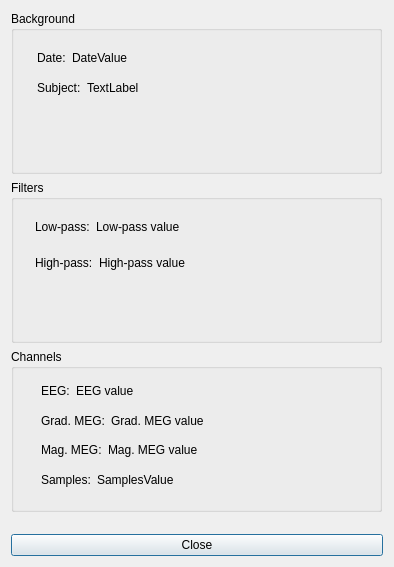
<?xml version="1.0" encoding="UTF-8"?>
<ui version="4.0">
 <class>infoDialog</class>
 <widget class="QDialog" name="infoDialog">
  <property name="geometry">
   <rect>
    <x>0</x>
    <y>0</y>
    <width>394</width>
    <height>567</height>
   </rect>
  </property>
  <property name="sizePolicy">
   <sizepolicy hsizetype="Preferred" vsizetype="Preferred">
    <horstretch>0</horstretch>
    <verstretch>0</verstretch>
   </sizepolicy>
  </property>
  <property name="windowTitle">
   <string>Measurement info</string>
  </property>
  <layout class="QVBoxLayout" name="verticalLayout_6">
   <item>
    <widget class="QScrollArea" name="scrollArea">
     <property name="frameShape">
      <enum>QFrame::NoFrame</enum>
     </property>
     <property name="widgetResizable">
      <bool>true</bool>
     </property>
     <widget class="QWidget" name="scrollAreaWidgetContents">
      <property name="geometry">
       <rect>
        <x>0</x>
        <y>0</y>
        <width>376</width>
        <height>520</height>
       </rect>
      </property>
      <property name="minimumSize">
       <size>
        <width>370</width>
        <height>510</height>
       </size>
      </property>
      <widget class="QWidget" name="layoutWidget">
       <property name="geometry">
        <rect>
         <x>0</x>
         <y>0</y>
         <width>371</width>
         <height>501</height>
        </rect>
       </property>
       <layout class="QVBoxLayout" name="verticalLayout_5">
        <item>
         <layout class="QVBoxLayout" name="verticalLayout">
          <item>
           <widget class="QGroupBox" name="metaBox">
            <property name="title">
             <string>Background</string>
            </property>
            <widget class="QWidget" name="layoutWidget">
             <property name="geometry">
              <rect>
               <x>26</x>
               <y>35</y>
               <width>271</width>
               <height>54</height>
              </rect>
             </property>
             <layout class="QVBoxLayout" name="verticalLayout_2">
              <item>
               <layout class="QGridLayout" name="gridLayout_3">
                <item row="0" column="0">
                 <widget class="QLabel" name="labelDate">
                  <property name="text">
                   <string>Date:</string>
                  </property>
                 </widget>
                </item>
                <item row="0" column="1">
                 <widget class="QLabel" name="labelDateValue">
                  <property name="sizePolicy">
                   <sizepolicy hsizetype="Expanding" vsizetype="Preferred">
                    <horstretch>0</horstretch>
                    <verstretch>0</verstretch>
                   </sizepolicy>
                  </property>
                  <property name="text">
                   <string>DateValue</string>
                  </property>
                 </widget>
                </item>
               </layout>
              </item>
              <item>
               <layout class="QHBoxLayout" name="horizontalLayout">
                <item>
                 <widget class="QLabel" name="labelSubject">
                  <property name="text">
                   <string>Subject:</string>
                  </property>
                 </widget>
                </item>
                <item>
                 <widget class="QLabel" name="labelSubjectValue">
                  <property name="sizePolicy">
                   <sizepolicy hsizetype="Expanding" vsizetype="Preferred">
                    <horstretch>0</horstretch>
                    <verstretch>0</verstretch>
                   </sizepolicy>
                  </property>
                  <property name="text">
                   <string>TextLabel</string>
                  </property>
                 </widget>
                </item>
               </layout>
              </item>
             </layout>
            </widget>
           </widget>
          </item>
          <item>
           <widget class="QGroupBox" name="filtersBox">
            <property name="title">
             <string>Filters</string>
            </property>
            <widget class="QWidget" name="layoutWidget">
             <property name="geometry">
              <rect>
               <x>24</x>
               <y>32</y>
               <width>272</width>
               <height>65</height>
              </rect>
             </property>
             <layout class="QVBoxLayout" name="verticalLayout_3">
              <item>
               <layout class="QHBoxLayout" name="horizontalLayout_3">
                <item>
                 <widget class="QLabel" name="labelLow">
                  <property name="lineWidth">
                   <number>1</number>
                  </property>
                  <property name="text">
                   <string>Low-pass:</string>
                  </property>
                  <property name="scaledContents">
                   <bool>true</bool>
                  </property>
                 </widget>
                </item>
                <item>
                 <widget class="QLabel" name="labelLowValue">
                  <property name="sizePolicy">
                   <sizepolicy hsizetype="Expanding" vsizetype="Preferred">
                    <horstretch>0</horstretch>
                    <verstretch>0</verstretch>
                   </sizepolicy>
                  </property>
                  <property name="text">
                   <string>Low-pass value</string>
                  </property>
                 </widget>
                </item>
               </layout>
              </item>
              <item>
               <layout class="QHBoxLayout" name="horizontalLayout_2">
                <item>
                 <widget class="QLabel" name="labelHigh">
                  <property name="text">
                   <string>High-pass:</string>
                  </property>
                 </widget>
                </item>
                <item>
                 <widget class="QLabel" name="labelHighValue">
                  <property name="sizePolicy">
                   <sizepolicy hsizetype="Expanding" vsizetype="Preferred">
                    <horstretch>0</horstretch>
                    <verstretch>0</verstretch>
                   </sizepolicy>
                  </property>
                  <property name="text">
                   <string>High-pass value</string>
                  </property>
                 </widget>
                </item>
               </layout>
              </item>
             </layout>
            </widget>
           </widget>
          </item>
          <item>
           <widget class="QGroupBox" name="channelsBox">
            <property name="title">
             <string>Channels</string>
            </property>
            <widget class="QWidget" name="layoutWidget">
             <property name="geometry">
              <rect>
               <x>30</x>
               <y>30</y>
               <width>261</width>
               <height>112</height>
              </rect>
             </property>
             <layout class="QVBoxLayout" name="verticalLayout_4">
              <item>
               <layout class="QHBoxLayout" name="horizontalLayout_4">
                <item>
                 <widget class="QLabel" name="labelEEG">
                  <property name="text">
                   <string>EEG:</string>
                  </property>
                 </widget>
                </item>
                <item>
                 <widget class="QLabel" name="labelEEGValue">
                  <property name="sizePolicy">
                   <sizepolicy hsizetype="Expanding" vsizetype="Preferred">
                    <horstretch>0</horstretch>
                    <verstretch>0</verstretch>
                   </sizepolicy>
                  </property>
                  <property name="text">
                   <string>EEG value</string>
                  </property>
                 </widget>
                </item>
               </layout>
              </item>
              <item>
               <layout class="QHBoxLayout" name="horizontalLayout_5">
                <item>
                 <widget class="QLabel" name="labelGradMEG">
                  <property name="text">
                   <string>Grad. MEG:</string>
                  </property>
                 </widget>
                </item>
                <item>
                 <widget class="QLabel" name="labelGradMEGValue">
                  <property name="sizePolicy">
                   <sizepolicy hsizetype="Expanding" vsizetype="Preferred">
                    <horstretch>0</horstretch>
                    <verstretch>0</verstretch>
                   </sizepolicy>
                  </property>
                  <property name="text">
                   <string>Grad. MEG value</string>
                  </property>
                 </widget>
                </item>
               </layout>
              </item>
              <item>
               <layout class="QHBoxLayout" name="horizontalLayout_6">
                <item>
                 <widget class="QLabel" name="labelMagMEG">
                  <property name="text">
                   <string>Mag. MEG:</string>
                  </property>
                 </widget>
                </item>
                <item>
                 <widget class="QLabel" name="labelMagMEGValue">
                  <property name="sizePolicy">
                   <sizepolicy hsizetype="Expanding" vsizetype="Preferred">
                    <horstretch>0</horstretch>
                    <verstretch>0</verstretch>
                   </sizepolicy>
                  </property>
                  <property name="text">
                   <string>Mag. MEG value</string>
                  </property>
                 </widget>
                </item>
               </layout>
              </item>
              <item>
               <layout class="QHBoxLayout" name="horizontalLayout_7">
                <item>
                 <widget class="QLabel" name="labelSamples">
                  <property name="text">
                   <string>Samples:</string>
                  </property>
                 </widget>
                </item>
                <item>
                 <widget class="QLabel" name="labelSamplesValue">
                  <property name="sizePolicy">
                   <sizepolicy hsizetype="Expanding" vsizetype="Preferred">
                    <horstretch>0</horstretch>
                    <verstretch>0</verstretch>
                   </sizepolicy>
                  </property>
                  <property name="text">
                   <string>SamplesValue</string>
                  </property>
                 </widget>
                </item>
               </layout>
              </item>
             </layout>
            </widget>
           </widget>
          </item>
         </layout>
        </item>
       </layout>
      </widget>
     </widget>
    </widget>
   </item>
   <item>
    <widget class="QPushButton" name="ButtonClose">
     <property name="text">
      <string>Close</string>
     </property>
    </widget>
   </item>
  </layout>
 </widget>
 <resources/>
 <connections/>
</ui>
